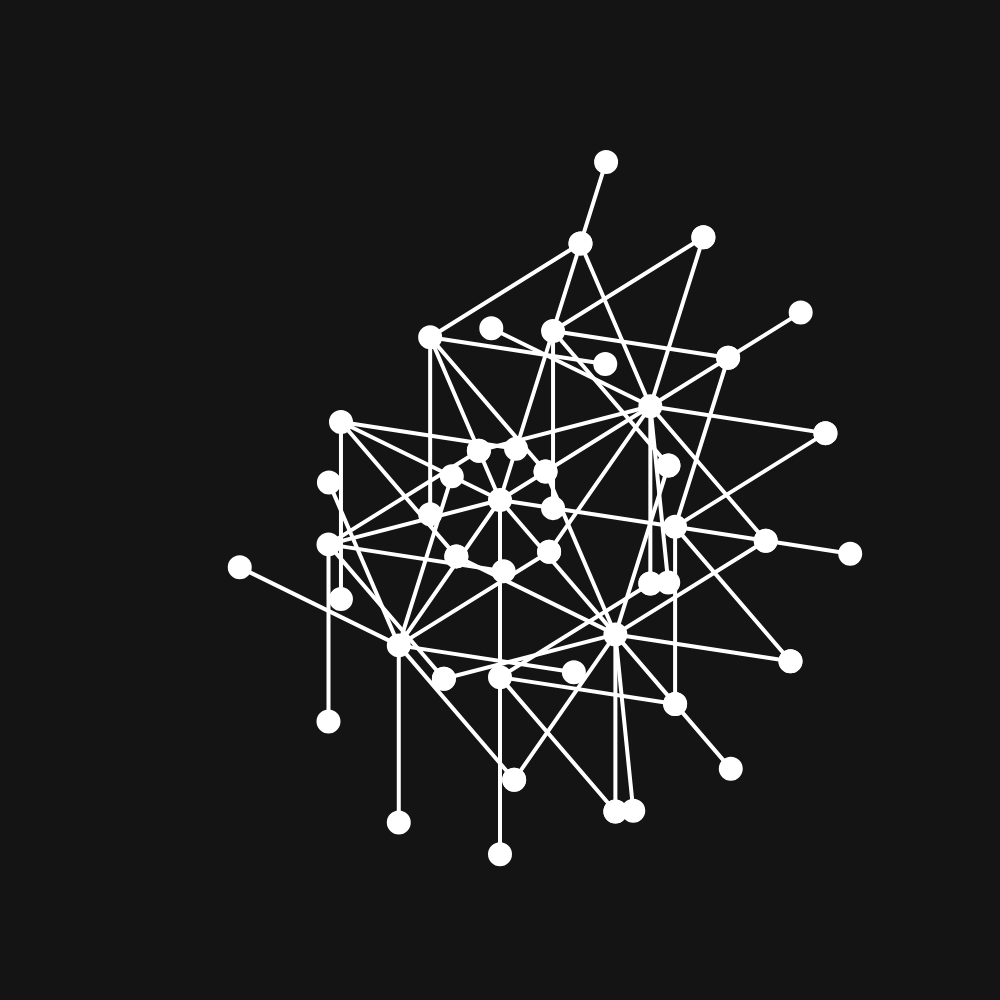
Frame 1 (no input)
Frame 60 (no input): identical to frame 1, image omitted
Frame 120 (the mouse pressed at the canvas centre since frame 60): identical to frame 1, image omitted

The p5.js sketch that drew this single still picture (run headless with seeded random() and noise() and a simulated clock; from frame 60 on, the mouse is pressed at the canvas centre):

// p5.js sketch
// ── sketch.js
var edges = [];
var circle = [];
var canvasSize = 1000;
let root;
let n;
let r;
let angle;
let step;
let maxDepth;
let currentDepth;
//
function setup() {
  createCanvas(canvasSize, canvasSize);
  angleMode(RADIANS);
  //Root
  var rootX = width / 2;
  var rootY = width / 2;
  root = new Node(rootX, rootY);
  var nodes = [];
  n = random(1, 12);
  r = n * 20;
  angle = 0;
  step = TWO_PI / n;
  maxDepth = 100;
  currentDepth = 0;
  //
  var rootX = width / 2;
  var rootY = width / 2;
  root = new Node(rootX, rootY);
  var nodes = [];

  for (let index = 0; index < n; index++) {
    let rx = r * sin(angle);
    let ry = r * cos(angle);
    angle += step;
    let node = new Node(rx + rootX, ry + rootY);
    node.parent = root;
    addlayer(node, random(1, 12), r, 0, step, rootX + rx, rootY + ry);
    nodes.push(node);
  }
  root.children = nodes;
}

function addlayer(root, n, r, angle, step, centerX, centerY) {
  let nodes = [];
  for (let index = 0; index < n; index++) {
    let rx = r * sin(angle);
    let ry = r * cos(angle);
    angle += step;
    let node = new Node(rx + centerX, ry + centerY);
    node.parent = root;
    nodes.push(node);
  }
  root.children = nodes;
}

function draw() {
  background(20);
  //

  root.display();
}
//

var i = 0;

class Node {
  constructor(posX, posY, children) {
    this.x = posX;
    this.y = posY;
    this.parent = null;
    this.children = children;
  }

  display() {
    stroke(255);
    strokeWeight(4);
    ellipse(this.x, this.y, 20, 20);
    //
    if (this.parent != null) {
      line(this.x, this.y, this.parent.x, this.parent.y);
    }
    //
    //draw children if they exist
    if (this.children != null && this.children.length != 0)
      this.children.forEach((element) => {
        element.display();
      });
  }
}
